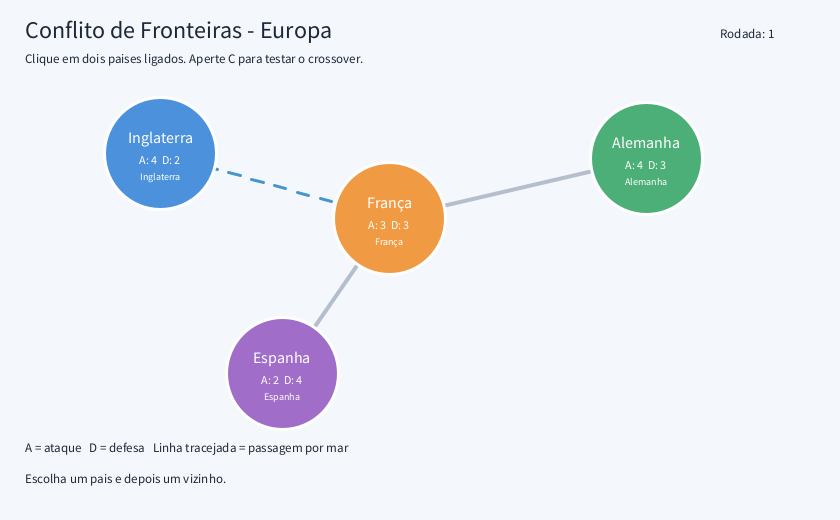
Frame 1 (no input)
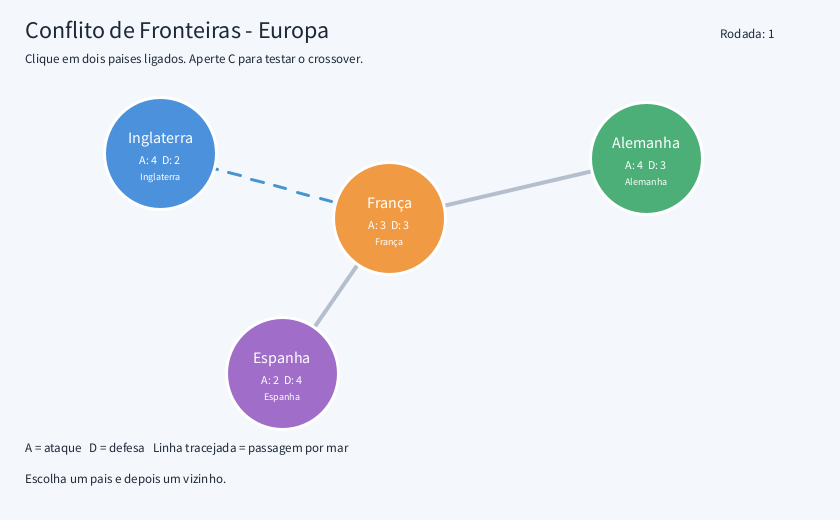
Frame 60 (the mouse pressed at the canvas centre just before this capture)
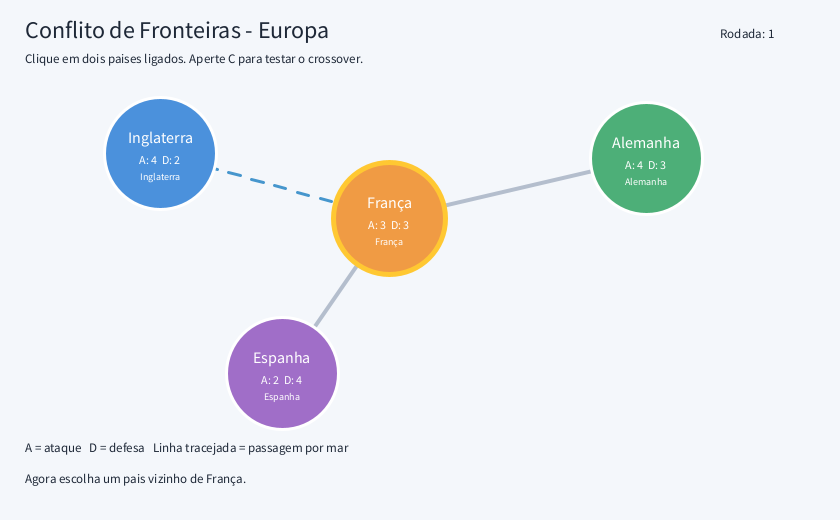
Frame 120 (the mouse held since frame 60 and released just before this capture)

The Processing sketch that drew these frames (run headless with seeded random() and noise(); from frame 60 on, the mouse is pressed at the canvas centre):

// Processing sketch: Conflito_Europa
// ── Conflito_Europa.pde
import java.util.ArrayList;
import java.util.HashMap;
import java.util.HashSet;

ArrayList<Pais> lista = new ArrayList<Pais>();
HashMap<String, Pais> paises = new HashMap<String, Pais>();
HashMap<String, HashSet<String>> grafo = new HashMap<String, HashSet<String>>();
HashMap<String, Integer> matriz = new HashMap<String, Integer>();

Pais escolhido = null;
String aviso = "Escolha um pais e depois um vizinho.";
int rodada = 1;

void setup() {
  size(840, 520);
  criarPais("Inglaterra", 160, 153, color(75, 145, 220), 4, 2);
  criarPais("França", 389, 218, color(240, 155, 68), 3, 3);
  criarPais("Espanha", 282, 373, color(160, 110, 200), 2, 4);
  criarPais("Alemanha", 646, 158, color(77, 175, 120), 4, 3);

  conectar("Inglaterra", "França", 3);
  conectar("Espanha", "França", 1);
  conectar("França", "Alemanha", 1);
}

void draw() {
  background(244, 247, 251);
  fill(30, 40, 55);
  textAlign(LEFT);
  textSize(24);
  text("Conflito de Fronteiras - Europa", 25, 38);
  textSize(13);
  text("Clique em dois paises ligados. Aperte C para testar o crossover.", 25, 63);
  text("Rodada: " + rodada, 720, 38);

  for (int i = 0; i < lista.size(); i++) {
    Pais a = lista.get(i);
    for (String nome : grafo.get(a.nome)) {
      Pais b = paises.get(nome);
      int j = lista.indexOf(b);
      if (i < j) {
        if (a.nome.equals("Inglaterra") || b.nome.equals("Inglaterra")) {
          stroke(70, 150, 205);
          strokeWeight(3);
          for (int passo = 0; passo < 20; passo += 2) {
            float t1 = passo / 20.0;
            float t2 = (passo + 1) / 20.0;
            line(lerp(a.x, b.x, t1), lerp(a.y, b.y, t1),
                 lerp(a.x, b.x, t2), lerp(a.y, b.y, t2));
          }
        } else {
          stroke(180, 190, 205);
          strokeWeight(4);
          line(a.x, a.y, b.x, b.y);
        }
      }
    }
  }

  for (Pais p : lista) {
    if (p == escolhido) {
      stroke(255, 200, 50);
      strokeWeight(5);
    } else {
      stroke(255);
      strokeWeight(3);
    }
    fill(paises.get(p.dono).cor);
    ellipse(p.x, p.y, 112, 112);
    fill(255);
    textAlign(CENTER);
    textSize(16);
    text(p.nome, p.x, p.y - 10);
    textSize(12);
    text("A: " + p.ataque + "  D: " + p.defesa, p.x, p.y + 11);
    textSize(10);
    text(p.dono, p.x, p.y + 27);
  }

  fill(30, 40, 55);
  textAlign(LEFT);
  textSize(13);
  text("A = ataque   D = defesa   Linha tracejada = passagem por mar", 25, 452);
  text(aviso, 25, 483);
}

void criarPais(String nome, int x, int y, int cor, int ataque, int defesa) {
  Pais p = new Pais(nome, x, y, cor, ataque, defesa);
  lista.add(p);
  paises.put(nome, p);
  grafo.put(nome, new HashSet<String>());
}

void conectar(String a, String b, int peso) {
  grafo.get(a).add(b);
  grafo.get(b).add(a);
  int i = lista.indexOf(paises.get(a));
  int j = lista.indexOf(paises.get(b));
  matriz.put(i + "," + j, peso);
  matriz.put(j + "," + i, peso);
}

void mousePressed() {
  for (Pais p : lista) {
    if (dist(mouseX, mouseY, p.x, p.y) < 56) {
      if (escolhido == null) {
        escolhido = p;
        aviso = "Agora escolha um pais vizinho de " + p.nome + ".";
      } else {
        disputar(escolhido, p);
        escolhido = null;
      }
      return;
    }
  }
}

void disputar(Pais a, Pais b) {
  if (a == b) {
    aviso = "Escolha dois paises diferentes.";
    return;
  }
  if (!grafo.get(a.nome).contains(b.nome)) {
    aviso = "Esses paises nao possuem uma ligacao direta.";
    return;
  }
  if (a.dono.equals(b.dono)) {
    aviso = "Esses paises ja estao no mesmo grupo.";
    return;
  }

  int i = lista.indexOf(a);
  int j = lista.indexOf(b);
  int peso = matriz.get(i + "," + j);
  float resultado = a.ataque + random(1, 5);
  float resistencia = b.defesa + peso + random(1, 4);

  if (resultado > resistencia) {
    b.dono = a.dono;
    aviso = a.nome + " venceu a disputa por " + b.nome + ".";
  } else {
    aviso = b.nome + " manteve o controle do territorio.";
  }
  rodada++;
}

void keyPressed() {
  if (key == 'c' || key == 'C') {
    Pais a = paises.get("Inglaterra");
    Pais b = paises.get("Espanha");
    Pais filho = paises.get("Alemanha");
    filho.ataque = a.ataque;
    filho.defesa = b.defesa;
    aviso = "Crossover: Alemanha recebeu A da Inglaterra e D da Espanha.";
  }
}

class Pais {
  String nome, dono;
  int x, y, cor, ataque, defesa;

  Pais(String nome, int x, int y, int cor, int ataque, int defesa) {
    this.nome = nome;
    this.dono = nome;
    this.x = x;
    this.y = y;
    this.cor = cor;
    this.ataque = ataque;
    this.defesa = defesa;
  }
}
